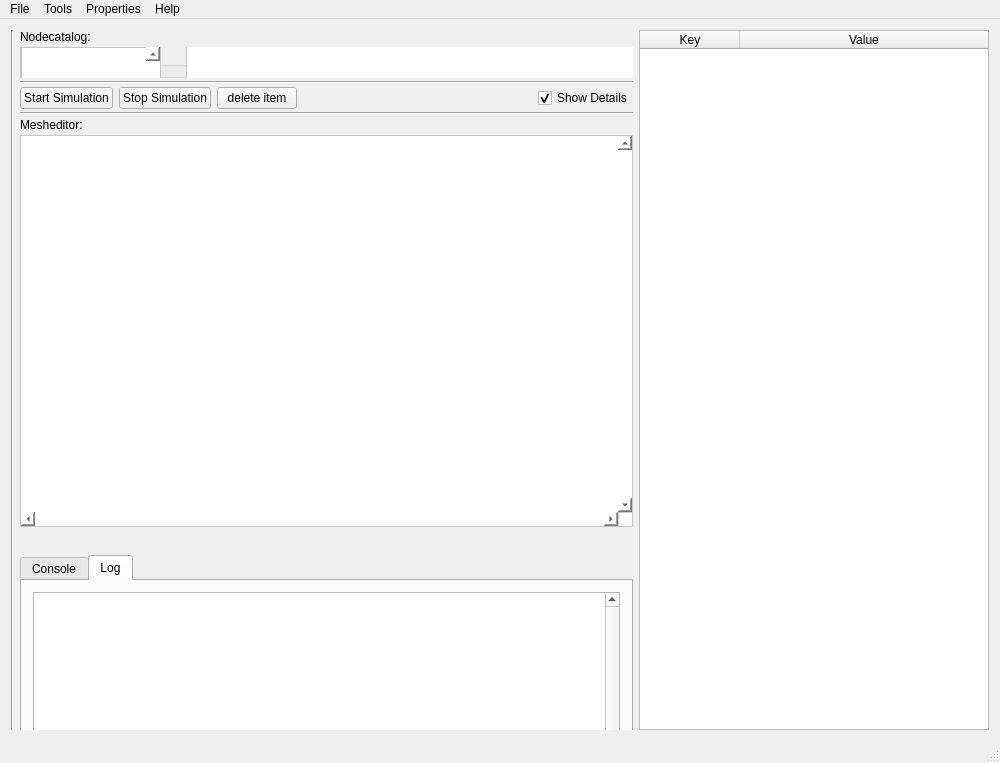
<?xml version="1.0" encoding="UTF-8"?>
<ui version="4.0">
 <class>MainWindow</class>
 <widget class="QMainWindow" name="MainWindow">
  <property name="geometry">
   <rect>
    <x>0</x>
    <y>0</y>
    <width>1000</width>
    <height>763</height>
   </rect>
  </property>
  <property name="sizePolicy">
   <sizepolicy hsizetype="Expanding" vsizetype="Expanding">
    <horstretch>0</horstretch>
    <verstretch>0</verstretch>
   </sizepolicy>
  </property>
  <property name="windowTitle">
   <string>ANISE GUI</string>
  </property>
  <widget class="QWidget" name="centralWidget">
   <layout class="QHBoxLayout" name="horizontalLayout">
    <item>
     <widget class="Line" name="line_3">
      <property name="orientation">
       <enum>Qt::Vertical</enum>
      </property>
     </widget>
    </item>
    <item>
     <widget class="QFrame" name="frame_2">
      <property name="frameShape">
       <enum>QFrame::NoFrame</enum>
      </property>
      <property name="frameShadow">
       <enum>QFrame::Raised</enum>
      </property>
      <property name="lineWidth">
       <number>3</number>
      </property>
      <layout class="QVBoxLayout" name="verticalLayout">
       <property name="spacing">
        <number>3</number>
       </property>
       <property name="leftMargin">
        <number>0</number>
       </property>
       <property name="topMargin">
        <number>0</number>
       </property>
       <property name="rightMargin">
        <number>0</number>
       </property>
       <property name="bottomMargin">
        <number>0</number>
       </property>
       <item>
        <widget class="QLabel" name="label_2">
         <property name="text">
          <string>Nodecatalog:</string>
         </property>
        </widget>
       </item>
       <item>
        <widget class="QGroupBox" name="Nodes_GroupBox">
         <property name="sizePolicy">
          <sizepolicy hsizetype="Preferred" vsizetype="Preferred">
           <horstretch>0</horstretch>
           <verstretch>0</verstretch>
          </sizepolicy>
         </property>
         <property name="title">
          <string>GroupBox</string>
         </property>
         <widget class="QScrollArea" name="Node_Catalog">
          <property name="geometry">
           <rect>
            <x>166</x>
            <y>-3</y>
            <width>461</width>
            <height>78</height>
           </rect>
          </property>
          <property name="sizePolicy">
           <sizepolicy hsizetype="Expanding" vsizetype="Minimum">
            <horstretch>0</horstretch>
            <verstretch>0</verstretch>
           </sizepolicy>
          </property>
          <property name="minimumSize">
           <size>
            <width>0</width>
            <height>0</height>
           </size>
          </property>
          <property name="autoFillBackground">
           <bool>true</bool>
          </property>
          <property name="styleSheet">
           <string notr="true">background-color: rgb(255, 255, 255);</string>
          </property>
          <property name="verticalScrollBarPolicy">
           <enum>Qt::ScrollBarAlwaysOff</enum>
          </property>
          <property name="horizontalScrollBarPolicy">
           <enum>Qt::ScrollBarAlwaysOn</enum>
          </property>
          <property name="sizeAdjustPolicy">
           <enum>QAbstractScrollArea::AdjustToContents</enum>
          </property>
          <property name="widgetResizable">
           <bool>true</bool>
          </property>
          <widget class="DragWidget" name="nodeCatalogContent">
           <property name="geometry">
            <rect>
             <x>0</x>
             <y>0</y>
             <width>459</width>
             <height>63</height>
            </rect>
           </property>
           <property name="sizePolicy">
            <sizepolicy hsizetype="MinimumExpanding" vsizetype="Preferred">
             <horstretch>0</horstretch>
             <verstretch>0</verstretch>
            </sizepolicy>
           </property>
           <layout class="QGridLayout" name="CatalogLayout"/>
          </widget>
         </widget>
         <widget class="QScrollArea" name="Node_Categories">
          <property name="geometry">
           <rect>
            <x>0</x>
            <y>-1</y>
            <width>141</width>
            <height>78</height>
           </rect>
          </property>
          <property name="styleSheet">
           <string notr="true">background:rgb(255, 255, 255);</string>
          </property>
          <property name="verticalScrollBarPolicy">
           <enum>Qt::ScrollBarAlwaysOn</enum>
          </property>
          <property name="widgetResizable">
           <bool>true</bool>
          </property>
          <widget class="QWidget" name="scrollAreaWidgetContents_5">
           <property name="geometry">
            <rect>
             <x>0</x>
             <y>0</y>
             <width>126</width>
             <height>76</height>
            </rect>
           </property>
           <widget class="QListWidget" name="NodeCategories_List">
            <property name="geometry">
             <rect>
              <x>0</x>
              <y>0</y>
              <width>141</width>
              <height>181</height>
             </rect>
            </property>
            <property name="styleSheet">
             <string notr="true">color:#000000;</string>
            </property>
           </widget>
          </widget>
         </widget>
        </widget>
       </item>
       <item>
        <widget class="Line" name="line_2">
         <property name="orientation">
          <enum>Qt::Horizontal</enum>
         </property>
        </widget>
       </item>
       <item>
        <layout class="QHBoxLayout" name="buttons">
         <item>
          <widget class="QPushButton" name="start_button">
           <property name="sizePolicy">
            <sizepolicy hsizetype="Fixed" vsizetype="Fixed">
             <horstretch>0</horstretch>
             <verstretch>0</verstretch>
            </sizepolicy>
           </property>
           <property name="text">
            <string>Start Simulation</string>
           </property>
          </widget>
         </item>
         <item>
          <widget class="QPushButton" name="stop_button">
           <property name="sizePolicy">
            <sizepolicy hsizetype="Fixed" vsizetype="Fixed">
             <horstretch>0</horstretch>
             <verstretch>0</verstretch>
            </sizepolicy>
           </property>
           <property name="text">
            <string>Stop Simulation</string>
           </property>
          </widget>
         </item>
         <item>
          <widget class="QPushButton" name="delete_button">
           <property name="sizePolicy">
            <sizepolicy hsizetype="Fixed" vsizetype="Fixed">
             <horstretch>0</horstretch>
             <verstretch>0</verstretch>
            </sizepolicy>
           </property>
           <property name="text">
            <string>delete item</string>
           </property>
          </widget>
         </item>
         <item>
          <spacer name="spacer">
           <property name="orientation">
            <enum>Qt::Horizontal</enum>
           </property>
           <property name="sizeHint" stdset="0">
            <size>
             <width>40</width>
             <height>20</height>
            </size>
           </property>
          </spacer>
         </item>
         <item>
          <widget class="QCheckBox" name="details">
           <property name="text">
            <string>Show Details</string>
           </property>
           <property name="checked">
            <bool>true</bool>
           </property>
          </widget>
         </item>
        </layout>
       </item>
       <item>
        <widget class="Line" name="line">
         <property name="orientation">
          <enum>Qt::Horizontal</enum>
         </property>
        </widget>
       </item>
       <item>
        <widget class="QLabel" name="label">
         <property name="text">
          <string>Mesheditor:</string>
         </property>
        </widget>
       </item>
       <item>
        <widget class="QScrollArea" name="mesh_edt_area">
         <property name="sizePolicy">
          <sizepolicy hsizetype="Expanding" vsizetype="Expanding">
           <horstretch>0</horstretch>
           <verstretch>0</verstretch>
          </sizepolicy>
         </property>
         <property name="minimumSize">
          <size>
           <width>300</width>
           <height>300</height>
          </size>
         </property>
         <property name="acceptDrops">
          <bool>true</bool>
         </property>
         <property name="autoFillBackground">
          <bool>false</bool>
         </property>
         <property name="styleSheet">
          <string notr="true">background-color: rgb(255, 255, 255);</string>
         </property>
         <property name="verticalScrollBarPolicy">
          <enum>Qt::ScrollBarAlwaysOn</enum>
         </property>
         <property name="horizontalScrollBarPolicy">
          <enum>Qt::ScrollBarAlwaysOn</enum>
         </property>
         <property name="widgetResizable">
          <bool>true</bool>
         </property>
         <widget class="QWidget" name="scrollAreaWidgetContents_2">
          <property name="geometry">
           <rect>
            <x>0</x>
            <y>0</y>
            <width>602</width>
            <height>365</height>
           </rect>
          </property>
          <layout class="QVBoxLayout" name="verticalLayout_4">
           <item>
            <widget class="MeshEditorWidget" name="meshField" native="true">
             <property name="enabled">
              <bool>true</bool>
             </property>
             <property name="sizePolicy">
              <sizepolicy hsizetype="Expanding" vsizetype="Expanding">
               <horstretch>0</horstretch>
               <verstretch>0</verstretch>
              </sizepolicy>
             </property>
             <property name="mouseTracking">
              <bool>true</bool>
             </property>
             <property name="acceptDrops">
              <bool>true</bool>
             </property>
            </widget>
           </item>
          </layout>
         </widget>
        </widget>
       </item>
       <item>
        <widget class="QTabWidget" name="tabWidget">
         <property name="sizePolicy">
          <sizepolicy hsizetype="Expanding" vsizetype="Fixed">
           <horstretch>0</horstretch>
           <verstretch>0</verstretch>
          </sizepolicy>
         </property>
         <property name="minimumSize">
          <size>
           <width>0</width>
           <height>200</height>
          </size>
         </property>
         <property name="maximumSize">
          <size>
           <width>16777215</width>
           <height>150</height>
          </size>
         </property>
         <property name="whatsThis">
          <string>&lt;html&gt;&lt;head/&gt;&lt;body&gt;&lt;p&gt;&lt;br/&gt;&lt;/p&gt;&lt;/body&gt;&lt;/html&gt;</string>
         </property>
         <property name="autoFillBackground">
          <bool>true</bool>
         </property>
         <property name="currentIndex">
          <number>1</number>
         </property>
         <widget class="QWidget" name="console_tab">
          <attribute name="title">
           <string>Console</string>
          </attribute>
          <layout class="QVBoxLayout" name="verticalLayout_2">
           <property name="bottomMargin">
            <number>0</number>
           </property>
           <item>
            <widget class="QTextBrowser" name="console_out">
             <property name="minimumSize">
              <size>
               <width>0</width>
               <height>0</height>
              </size>
             </property>
             <property name="autoFillBackground">
              <bool>false</bool>
             </property>
             <property name="styleSheet">
              <string notr="true">background-color: rgb(0, 0, 0);</string>
             </property>
             <property name="verticalScrollBarPolicy">
              <enum>Qt::ScrollBarAlwaysOn</enum>
             </property>
             <property name="horizontalScrollBarPolicy">
              <enum>Qt::ScrollBarAsNeeded</enum>
             </property>
            </widget>
           </item>
           <item>
            <widget class="QLineEdit" name="console_in"/>
           </item>
          </layout>
         </widget>
         <widget class="QWidget" name="log_tab">
          <attribute name="title">
           <string>Log</string>
          </attribute>
          <layout class="QVBoxLayout" name="verticalLayout_3">
           <property name="bottomMargin">
            <number>0</number>
           </property>
           <item>
            <widget class="QTextBrowser" name="qDebug_out">
             <property name="verticalScrollBarPolicy">
              <enum>Qt::ScrollBarAlwaysOn</enum>
             </property>
            </widget>
           </item>
          </layout>
         </widget>
        </widget>
       </item>
      </layout>
     </widget>
    </item>
    <item>
     <widget class="QTableWidget" name="tableWidget">
      <property name="enabled">
       <bool>true</bool>
      </property>
      <property name="sizePolicy">
       <sizepolicy hsizetype="Fixed" vsizetype="Expanding">
        <horstretch>0</horstretch>
        <verstretch>0</verstretch>
       </sizepolicy>
      </property>
      <property name="minimumSize">
       <size>
        <width>350</width>
        <height>0</height>
       </size>
      </property>
      <property name="maximumSize">
       <size>
        <width>400</width>
        <height>16777215</height>
       </size>
      </property>
      <property name="columnCount">
       <number>2</number>
      </property>
      <attribute name="horizontalHeaderCascadingSectionResizes">
       <bool>true</bool>
      </attribute>
      <attribute name="horizontalHeaderStretchLastSection">
       <bool>true</bool>
      </attribute>
      <attribute name="verticalHeaderVisible">
       <bool>false</bool>
      </attribute>
      <column>
       <property name="text">
        <string>Key</string>
       </property>
      </column>
      <column>
       <property name="text">
        <string>Value</string>
       </property>
      </column>
     </widget>
    </item>
   </layout>
  </widget>
  <widget class="QMenuBar" name="menuBar">
   <property name="geometry">
    <rect>
     <x>0</x>
     <y>0</y>
     <width>1000</width>
     <height>25</height>
    </rect>
   </property>
   <widget class="QMenu" name="menuFile">
    <property name="title">
     <string>File</string>
    </property>
    <addaction name="actionNew"/>
    <addaction name="actionSave"/>
    <addaction name="actionSave_as"/>
    <addaction name="actionLoad"/>
    <addaction name="separator"/>
    <addaction name="actionExit"/>
    <addaction name="actionLoad_Catalog"/>
   </widget>
   <widget class="QMenu" name="menuTools">
    <property name="title">
     <string>Tools</string>
    </property>
    <addaction name="actionDelete"/>
    <addaction name="actionSort_Mesh"/>
    <addaction name="actionRun_Mesh"/>
    <addaction name="actionStop_Simulation"/>
   </widget>
   <widget class="QMenu" name="menuHelp">
    <property name="title">
     <string>Help</string>
    </property>
    <addaction name="actionAbout"/>
   </widget>
   <widget class="QMenu" name="menuProperties">
    <property name="title">
     <string>Properties</string>
    </property>
    <addaction name="separator"/>
    <addaction name="actionSet_framework_path"/>
   </widget>
   <addaction name="menuFile"/>
   <addaction name="menuTools"/>
   <addaction name="menuProperties"/>
   <addaction name="menuHelp"/>
  </widget>
  <widget class="QStatusBar" name="statusBar"/>
  <action name="actionSave">
   <property name="text">
    <string>Save</string>
   </property>
   <property name="shortcut">
    <string>Ctrl+S</string>
   </property>
  </action>
  <action name="actionLoad">
   <property name="text">
    <string>Load</string>
   </property>
   <property name="toolTip">
    <string>Load an existing .mesh-File</string>
   </property>
   <property name="shortcut">
    <string>Ctrl+L</string>
   </property>
  </action>
  <action name="actionExit">
   <property name="text">
    <string>Exit</string>
   </property>
   <property name="shortcut">
    <string>Ctrl+Q</string>
   </property>
  </action>
  <action name="actionNew">
   <property name="text">
    <string>New...</string>
   </property>
   <property name="shortcut">
    <string>Ctrl+N</string>
   </property>
  </action>
  <action name="actionDelete">
   <property name="text">
    <string>Delete</string>
   </property>
  </action>
  <action name="actionAdd_Connection">
   <property name="text">
    <string>Add Connection</string>
   </property>
  </action>
  <action name="actionAbout">
   <property name="text">
    <string>About</string>
   </property>
   <property name="shortcut">
    <string>F1</string>
   </property>
  </action>
  <action name="actionShortcuts">
   <property name="text">
    <string>Shortcuts</string>
   </property>
  </action>
  <action name="actionLevel_Of_Detail">
   <property name="text">
    <string>Level Of Detail</string>
   </property>
  </action>
  <action name="actionSetFrameworkPath">
   <property name="text">
    <string>SetFrameworkPath</string>
   </property>
  </action>
  <action name="actionSet_framework_path">
   <property name="text">
    <string>Select Framework Executable</string>
   </property>
  </action>
  <action name="actionLoad_Catalog">
   <property name="text">
    <string>Restart</string>
   </property>
  </action>
  <action name="actionSort_Mesh">
   <property name="text">
    <string>Sort Mesh</string>
   </property>
  </action>
  <action name="actionSave_as">
   <property name="text">
    <string>Save as...</string>
   </property>
   <property name="shortcut">
    <string>Ctrl+Shift+S</string>
   </property>
  </action>
  <action name="actionRun_Mesh">
   <property name="text">
    <string>Start Simulation</string>
   </property>
   <property name="shortcut">
    <string>Ctrl+R</string>
   </property>
  </action>
  <action name="actionStop_Simulation">
   <property name="text">
    <string>Stop Simulation</string>
   </property>
   <property name="shortcut">
    <string>Ctrl+X</string>
   </property>
  </action>
 </widget>
 <layoutdefault spacing="6" margin="11"/>
 <customwidgets>
  <customwidget>
   <class>DragWidget</class>
   <extends>QWidget</extends>
   <header>dragwidget.h</header>
   <container>1</container>
  </customwidget>
  <customwidget>
   <class>MeshEditorWidget</class>
   <extends>QWidget</extends>
   <header>mesheditorwidget.h</header>
   <container>1</container>
  </customwidget>
 </customwidgets>
 <resources/>
 <connections>
  <connection>
   <sender>actionExit</sender>
   <signal>triggered()</signal>
   <receiver>MainWindow</receiver>
   <slot>close()</slot>
   <hints>
    <hint type="sourcelabel">
     <x>-1</x>
     <y>-1</y>
    </hint>
    <hint type="destinationlabel">
     <x>499</x>
     <y>349</y>
    </hint>
   </hints>
  </connection>
 </connections>
</ui>
